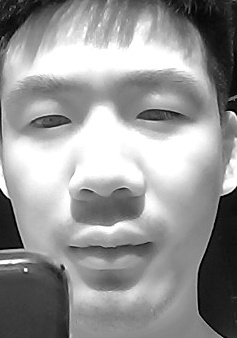
#> input picture IR_face_recognition2/test/1597390550574.jpg, 237 x 338 px, given as the content of the folder test/1597390550574.jpg, which was not available
$ python mean_and_std.py -i test/1597390550574.jpg -iw 100 -ih 100
#> lines starting #> are read from the running program, lines starting #| are printed output that depends on the picture; long printed decimals are rounded; pictures that were not available may be replaced by others from this repository, and a replacement may not be noted
import os
import cv2
import argparse
import numpy as np

from tqdm import tqdm

parser = argparse.ArgumentParser('Calculate mean and std')
parser.add_argument("--img_path", '-i', type = str, required = True, default = None, help= 'Image path')
parser.add_argument("--img_width", '-iw', type = int, required = True, default = None, help= 'Image width')
parser.add_argument("--img_height", '-ih', type = int, required = True, default = None, help= 'Image height')
args = parser.parse_args()

means, stdevs = [], []
img_list = []

i = 0
for root, dirs, files in os.walk(args.img_path):
	for file in tqdm(files):
	    img = cv2.imread(os.path.join(root, file))
#> img is the input picture: shape (338, 237, 3); min 0, max 255, mean 149.9
	    img = cv2.resize(img, (args.img_width ,args.img_height))
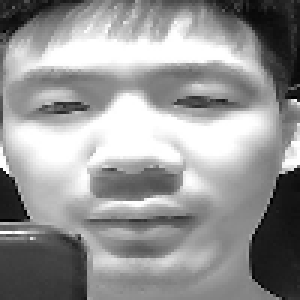
#> img: shape (100, 100, 3) (shown 3 times larger); min 1, max 255, mean 149.7
	    img = img[:, :, :, np.newaxis]
	    img_list.append(img)
	    i += 1

imgs = np.concatenate(img_list, axis=3)
imgs = imgs.astype(np.float32) / 255.

for i in range(3):
    pixels = imgs[:, :, i, :].ravel()  # 拉成一行
    means.append(np.mean(pixels))
    stdevs.append(np.std(pixels))
#> after the loop, means = [0.587, 0.587, 0.587]; stdevs = [0.279, 0.279, 0.279]

# BGR --> RGB ， CV读取的需要转换，PIL读取的不用转换
means.reverse()
stdevs.reverse()

print('RGB: ')
print("normMean = {}".format(means))
#| normMean = [0.587, 0.587, 0.587]
print("normStd = {}".format(stdevs))
#| normStd = [0.2791, 0.2791, 0.2791]

$ run again, on IR_face_recognition2/test/1597390550845.jpg
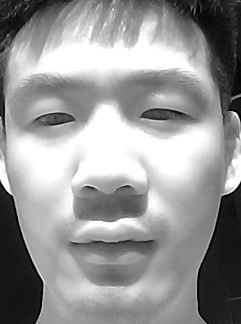
#> input picture IR_face_recognition2/test/1597390550845.jpg, 241 x 324 px, given as the content of the folder test/1597390550845.jpg, which was not available
#> img is the input picture: shape (324, 241, 3); min 0, max 255, mean 150
#> `img = cv2.resize(img, (args.img_width ,args.img_height))`:
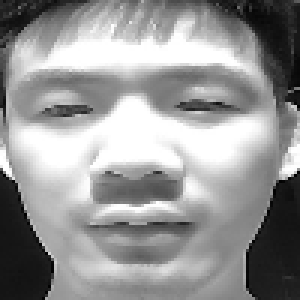
#> img: shape (100, 100, 3) (shown 3 times larger); min 0, max 255, mean 150
#> after the loop `for i in range(3):`: means = [0.588, 0.588, 0.588]; stdevs = [0.289, 0.289, 0.289]
#| normMean = [0.5883, 0.5883, 0.5883]
#| normStd = [0.2886, 0.2886, 0.2886]
